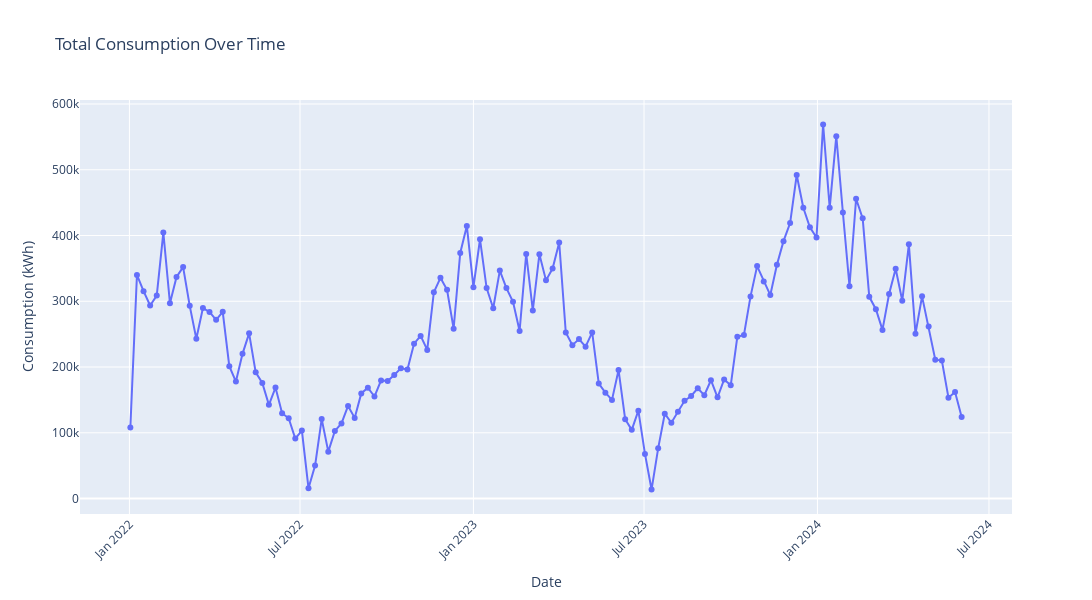
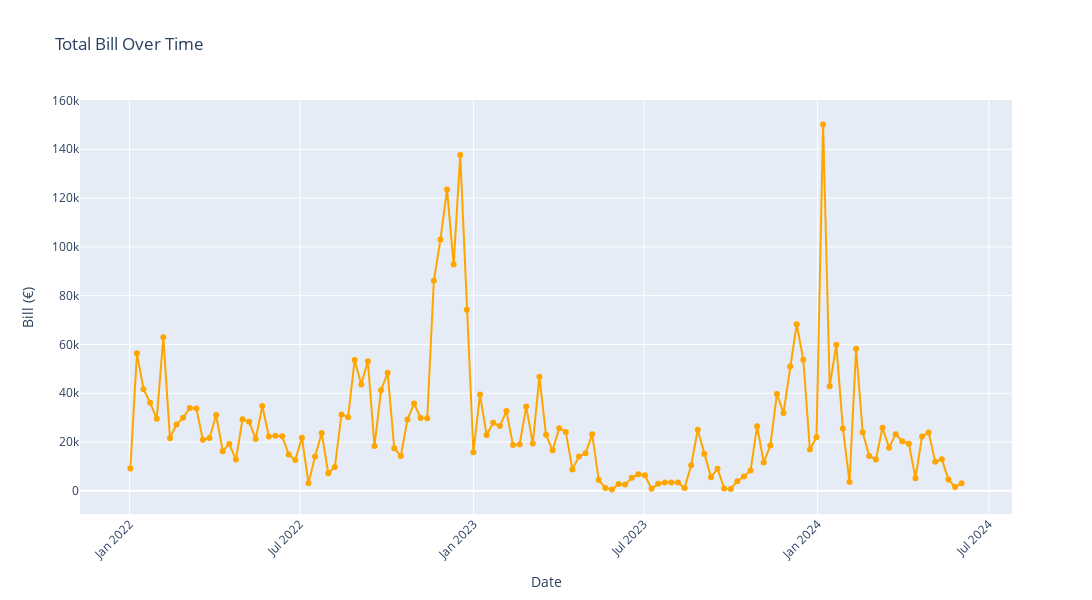
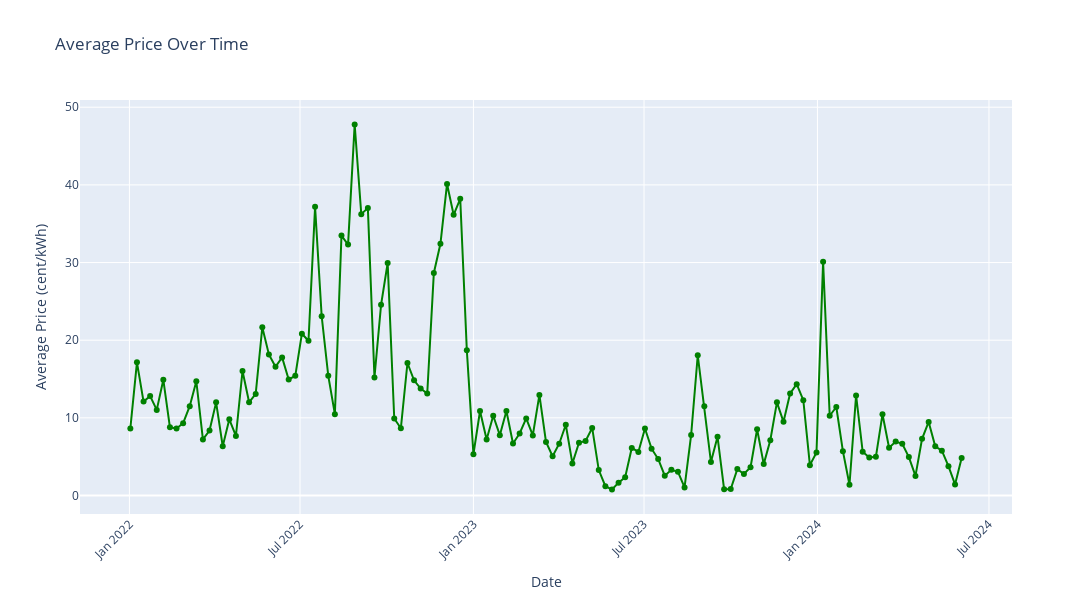
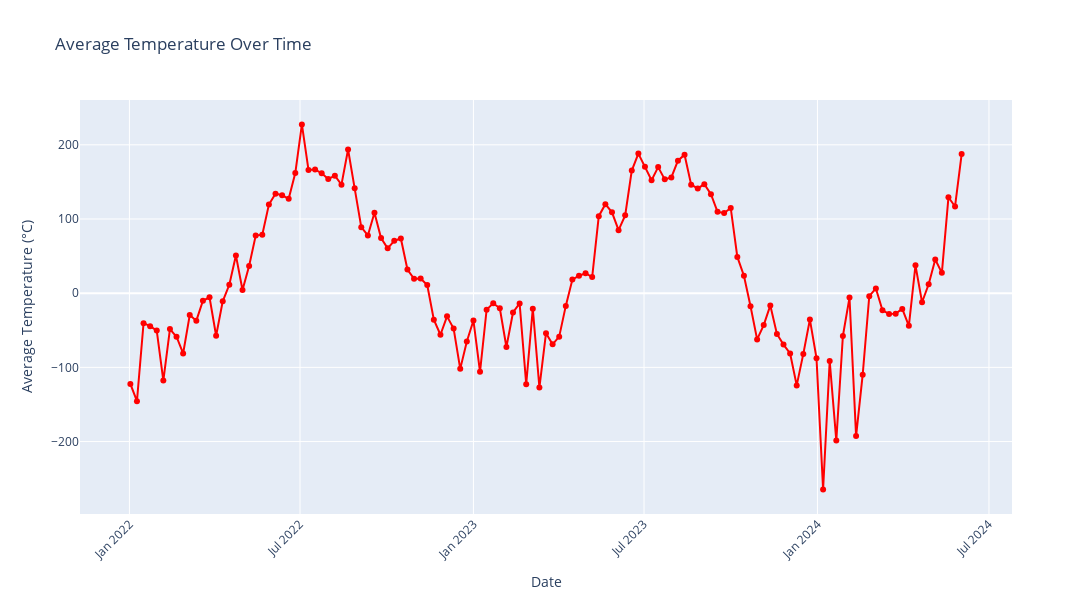

The code cell stored with these charts, in order, in its notebook:
### Code cell
import pandas as pd
from datetime import datetime
import warnings
import matplotlib.pyplot as plt
import plotly.graph_objects as go
warnings.filterwarnings("ignore")

df1 = pd.read_csv('Electricity_20-09-2024.csv', delimiter = ';')
df2 = pd.read_csv('sahkon-hinta-010121-240924.csv')

# Step 1: Trim whitespace
df1['Time'] = df1['Time'].str.strip()
# Step 2: Convert to datetime format
df1['Time'] = pd.to_datetime(df1['Time'], format='%d.%m.%Y %H:%M', errors='coerce')
df1['Date'] = df1['Time'].dt.date
df1['Date'] = pd.to_datetime(df1['Date'], format='%Y-%m-%d', errors='coerce')
# Define the columns to convert
columns_to_convert = ['Energy (kWh)', 'Energy night(kWh)', 'Energy day (kWh)', 'Temperature']
# Loop through each column
for column in columns_to_convert:
    # Remove commas
    df1[column] = df1[column].str.replace(',', '', regex=False)
    
    # Convert to float, replacing NaNs with 0 if needed
    df1[column] = df1[column].astype(float)

# Fill null values in the Temperature column with 0
df1['Temperature'] = df1['Temperature'].fillna(0)

# Step 1: Trim whitespace
df2['Time'] = df2['Time'].str.strip()
# Step 2: Convert to datetime format
df2['Time'] = pd.to_datetime(df2['Time'], format='%d-%m-%Y %H:%M:%S', errors='coerce')
df2['Date'] = df2['Time'].dt.date
df2['Date'] = pd.to_datetime(df2['Date'], format='%Y-%m-%d', errors='coerce')

# Step 1: Join the DataFrames on 'Time'
merged_df = pd.merge(df1, df2, on='Time', how='inner')
# Step 2: Drop one of the Date columns
merged_df = merged_df.drop(columns=['Date_y'])  # Drop 'Date_y', keeping 'Date_x' or rename it
# Rename the remaining date column for clarity
merged_df.rename(columns={'Date_x': 'Date'}, inplace=True)
# Step 3: Calculate hourly bill paid
merged_df['Hourly Bill'] = merged_df['Energy (kWh)'] * (merged_df['Price (cent/kWh)'] / 100)

# Convert 'Date' column to datetime type
merged_df['Date'] = pd.to_datetime(merged_df['Date'])

# Function to input date from the user (with validation)
def input_date(prompt):
    while True:
        try:
            print(prompt)  # Show the prompt
            print()  # Add a blank line after the prompt
            date_input = input()  # Input on the next line
            # Attempt to parse the input into a datetime object
            parsed_date = datetime.strptime(date_input, "%Y-%m-%d").date()
            return parsed_date
        except ValueError:
            print("Invalid date format. Please use YYYY-MM-DD.")

# Get start and end dates from the user using input_date function
start_date = input_date("Start time (YYYY-MM-DD):")
print("\n\n")  # Add two blank lines after start date input
end_date = input_date("End time (YYYY-MM-DD):")
# Convert dates to strings for comparison
start_date_str = start_date.strftime("%Y-%m-%d")
end_date_str = end_date.strftime("%Y-%m-%d")


# Filter the DataFrame based on the selected dates
filtered_df = merged_df[(merged_df['Date'] >= start_date_str) & (merged_df['Date'] <= end_date_str)]
# Calculate total consumption, total bill, average hourly price, and average paid price
total_consumption = filtered_df['Energy (kWh)'].sum()
total_bill = filtered_df['Hourly Bill'].sum()
average_hourly_price = filtered_df['Price (cent/kWh)'].mean()
average_paid_price = filtered_df['Hourly Bill'].sum() / filtered_df['Energy (kWh)'].sum() * 100  # Average paid price in cents
# Display the results
print(f"\nShowing range: {start_date_str} - {end_date_str}\n")
print(f"Total consumption over the period: {total_consumption:.1f} kWh\n")
print(f"Total bill over the period: {total_bill:.1f} €\n")
print(f"Average hourly price: {average_hourly_price:.2f} cents\n")
print(f"Average paid price: {average_paid_price:.2f} cents\n")


# Assuming `filtered_df` is your DataFrame with the filtered data.

# Ensure 'Date' is in datetime format
filtered_df['Date'] = pd.to_datetime(filtered_df['Date'])

# Step 1: Input for grouping interval
grouping_interval = input("Select grouping interval (daily, weekly, monthly): ").strip().lower()

# Step 2: Calculate metrics based on the selected interval
if grouping_interval == 'daily':
    # Group by date
    summary = filtered_df.groupby('Date').agg(
        Daily_Consumption=('Energy (kWh)', 'sum'),
        Daily_Bill=('Hourly Bill', 'sum'),
        Average_Price=('Price (cent/kWh)', 'mean'),
        Average_Temperature=('Temperature', 'mean')
    ).reset_index()

elif grouping_interval == 'weekly':
    # Group by week
    summary = filtered_df.resample('W', on='Date').agg(
        Weekly_Consumption=('Energy (kWh)', 'sum'),
        Weekly_Bill=('Hourly Bill', 'sum'),
        Average_Price=('Price (cent/kWh)', 'mean'),
        Average_Temperature=('Temperature', 'mean')
    ).reset_index()

elif grouping_interval == 'monthly':
    # Group by month
    summary = filtered_df.resample('M', on='Date').agg(
        Monthly_Consumption=('Energy (kWh)', 'sum'),
        Monthly_Bill=('Hourly Bill', 'sum'),
        Average_Price=('Price (cent/kWh)', 'mean'),
        Average_Temperature=('Temperature', 'mean')
    ).reset_index()

else:
    print("Invalid grouping interval selected.")
    summary = pd.DataFrame()  # Empty DataFrame if invalid input

# Step 3: Calculate total metrics
if not summary.empty:
    total_consumption = summary['Daily_Consumption'].sum() if grouping_interval == 'daily' else \
                        summary['Weekly_Consumption'].sum() if grouping_interval == 'weekly' else \
                        summary['Monthly_Consumption'].sum()

    total_bill = summary['Daily_Bill'].sum() if grouping_interval == 'daily' else \
                 summary['Weekly_Bill'].sum() if grouping_interval == 'weekly' else \
                 summary['Monthly_Bill'].sum()

    average_price = summary['Average_Price'].mean() if grouping_interval == 'daily' else \
                    summary['Average_Price'].mean() if grouping_interval == 'weekly' else \
                    summary['Average_Price'].mean()

    average_temperature = summary['Average_Temperature'].mean() if grouping_interval == 'daily' else \
                         summary['Average_Temperature'].mean() if grouping_interval == 'weekly' else \
                         summary['Average_Temperature'].mean()

    # Step 4: Visualization of individual metrics using Plotly

    # Set figure size
    chart_width = 1200
    chart_height = 600

    # Consumption plot
    fig1 = go.Figure()
    fig1.add_trace(go.Scatter(x=summary['Date'], 
                               y=summary['Daily_Consumption'] if grouping_interval == 'daily' else 
                                 summary['Weekly_Consumption'] if grouping_interval == 'weekly' else 
                                 summary['Monthly_Consumption'],
                               mode='lines+markers',
                               name='Consumption (kWh)'))
    fig1.update_layout(title='Total Consumption Over Time',
                       xaxis_title='Date',
                       yaxis_title='Consumption (kWh)',
                       xaxis_tickangle=-45,
                       width=chart_width,
                       height=chart_height)
    fig1.show()

    # Bill plot
    fig2 = go.Figure()
    fig2.add_trace(go.Scatter(x=summary['Date'], 
                               y=summary['Daily_Bill'] if grouping_interval == 'daily' else 
                                 summary['Weekly_Bill'] if grouping_interval == 'weekly' else 
                                 summary['Monthly_Bill'],
                               mode='lines+markers',
                               name='Bill (€)', line=dict(color='orange')))
    fig2.update_layout(title='Total Bill Over Time',
                       xaxis_title='Date',
                       yaxis_title='Bill (€)',
                       xaxis_tickangle=-45,
                       width=chart_width,
                       height=chart_height)
    fig2.show()

    # Average Price plot
    fig3 = go.Figure()
    fig3.add_trace(go.Scatter(x=summary['Date'], 
                               y=summary['Average_Price'],
                               mode='lines+markers',
                               name='Average Price (cent/kWh)', line=dict(color='green')))
    fig3.update_layout(title='Average Price Over Time',
                       xaxis_title='Date',
                       yaxis_title='Average Price (cent/kWh)',
                       xaxis_tickangle=-45,
                       width=chart_width,
                       height=chart_height)
    fig3.show()

    # Average Temperature plot
    fig4 = go.Figure()
    fig4.add_trace(go.Scatter(x=summary['Date'], 
                               y=summary['Average_Temperature'],
                               mode='lines+markers',
                               name='Average Temperature (°C)', line=dict(color='red')))
    fig4.update_layout(title='Average Temperature Over Time',
                       xaxis_title='Date',
                       yaxis_title='Average Temperature (°C)',
                       xaxis_tickangle=-45,
                       width=chart_width,
                       height=chart_height)
    fig4.show()

else:
    print("No data available for the selected grouping interval.")

### Figure 1 — Plotly figure (JSON) as saved in the notebook; plotly's stock layout.template omitted (floating-point values rounded to 4 significant figures)
{"data": [{"mode": "lines+markers", "name": "Consumption (kWh)", "type": "scatter", "x": ["2022-01-02T00:00:00", "2022-01-09T00:00:00", "2022-01-16T00:00:00", "2022-01-23T00:00:00", "2022-01-30T00:00:00", "2022-02-06T00:00:00", "2022-02-13T00:00:00", "2022-02-20T00:00:00", "2022-02-27T00:00:00", "2022-03-06T00:00:00", "2022-03-13T00:00:00", "2022-03-20T00:00:00", "2022-03-27T00:00:00", "2022-04-03T00:00:00", "2022-04-10T00:00:00", "2022-04-17T00:00:00", "2022-04-24T00:00:00", "2022-05-01T00:00:00", "2022-05-08T00:00:00", "2022-05-15T00:00:00", "2022-05-22T00:00:00", "2022-05-29T00:00:00", "2022-06-05T00:00:00", "2022-06-12T00:00:00", "2022-06-19T00:00:00", "2022-06-26T00:00:00", "2022-07-03T00:00:00", "2022-07-10T00:00:00", "2022-07-17T00:00:00", "2022-07-24T00:00:00", "2022-07-31T00:00:00", "2022-08-07T00:00:00", "2022-08-14T00:00:00", "2022-08-21T00:00:00", "2022-08-28T00:00:00", "2022-09-04T00:00:00", "2022-09-11T00:00:00", "2022-09-18T00:00:00", "2022-09-25T00:00:00", "2022-10-02T00:00:00", "2022-10-09T00:00:00", "2022-10-16T00:00:00", "2022-10-23T00:00:00", "2022-10-30T00:00:00", "2022-11-06T00:00:00", "2022-11-13T00:00:00", "2022-11-20T00:00:00", "2022-11-27T00:00:00", "2022-12-04T00:00:00", "2022-12-11T00:00:00", "2022-12-18T00:00:00", "2022-12-25T00:00:00", "2023-01-01T00:00:00", "2023-01-08T00:00:00", "2023-01-15T00:00:00", "2023-01-22T00:00:00", "2023-01-29T00:00:00", "2023-02-05T00:00:00", "2023-02-12T00:00:00", "2023-02-19T00:00:00", "2023-02-26T00:00:00", "2023-03-05T00:00:00", "2023-03-12T00:00:00", "2023-03-19T00:00:00", "2023-03-26T00:00:00", "2023-04-02T00:00:00", "2023-04-09T00:00:00", "2023-04-16T00:00:00", "2023-04-23T00:00:00", "2023-04-30T00:00:00", "2023-05-07T00:00:00", "2023-05-14T00:00:00", "2023-05-21T00:00:00", "2023-05-28T00:00:00", "2023-06-04T00:00:00", "2023-06-11T00:00:00", "2023-06-18T00:00:00", "2023-06-25T00:00:00", "2023-07-02T00:00:00", "2023-07-09T00:00:00", "2023-07-16T00:00:00", "2023-07-23T00:00:00", "2023-07-30T00:00:00", "2023-08-06T00:00:00", "2023-08-13T00:00:00", "2023-08-20T00:00:00", "2023-08-27T00:00:00", "2023-09-03T00:00:00", "2023-09-10T00:00:00", "2023-09-17T00:00:00", "2023-09-24T00:00:00", "2023-10-01T00:00:00", "2023-10-08T00:00:00", "2023-10-15T00:00:00", "2023-10-22T00:00:00", "2023-10-29T00:00:00", "2023-11-05T00:00:00", "2023-11-12T00:00:00", "2023-11-19T00:00:00", "2023-11-26T00:00:00", "2023-12-03T00:00:00", "2023-12-10T00:00:00", "2023-12-17T00:00:00", "2023-12-24T00:00:00", "2023-12-31T00:00:00", "2024-01-07T00:00:00", "2024-01-14T00:00:00", "2024-01-21T00:00:00", "2024-01-28T00:00:00", "2024-02-04T00:00:00", "2024-02-11T00:00:00", "2024-02-18T00:00:00", "2024-02-25T00:00:00", "2024-03-03T00:00:00", "2024-03-10T00:00:00", "2024-03-17T00:00:00", "2024-03-24T00:00:00", "2024-03-31T00:00:00", "2024-04-07T00:00:00", "2024-04-14T00:00:00", "2024-04-21T00:00:00", "2024-04-28T00:00:00", "2024-05-05T00:00:00", "2024-05-12T00:00:00", "2024-05-19T00:00:00", "2024-05-26T00:00:00", "2024-06-02T00:00:00"], "y": [108030, 340048, 315304, 293646, 308716, 404482, 297085, 337069, 352009, 293060, 243031, 289754, 283843, 271733, 284072, 201310, 177899, 220098, 251247, 192007, 175782, 142525, 168764, 129802, 122044, 91221, 103464, 15798, 50239, 120889, 71326, 102888, 114240, 140917, 122670, 159950, 168541, 155190, 179719, 178719, 187926, 198062, 196420, 235495, 247293, 226076, 313795, 335633, 317546, 258390, 373479, 414547, 321367, 394319, 320097, 289421, 346674, 320084, 299258, 254813, 372063, 286032, 371694, 331801, 349716, 389405, 252568, 233301, 242544, 230934, 252683, 174855, 161046, 150066, 195447, 120655, 104461, 133649, 67915, 13702, 76357, 129057, 115316, 132095, 148631, 156074, 167735, 157294, 179951, 153948, 181039, 172209, 246015, 248730, 307432, 353515, 330247, 309475, 355593, 391466, 418927, 492021, 442163, 412593, 396951, 568915, 442147, 551137, 435013, 322833, 455988, 426120, 306761, 287873, 256451, 311071, 349440, 300768, 386559, 250651, 307522, 261795, 211161, 209856, 153468, 161970, 124150]}], "layout": {"height": 600, "title": {"text": "Total Consumption Over Time"}, "width": 1200, "xaxis": {"autorange": true, "range": ["2021-11-10 01:00:29.0792", "2024-07-24 22:59:30.9208"], "tickangle": -45, "title": {"text": "Date"}, "type": "date"}, "yaxis": {"autorange": true, "range": [-23530.0, 606100.0], "title": {"text": "Consumption (kWh)"}, "type": "linear"}}}

### Figure 2 — Plotly figure (JSON) as saved in the notebook; plotly's stock layout.template omitted (floating-point values rounded to 4 significant figures)
{"data": [{"line": {"color": "orange"}, "mode": "lines+markers", "name": "Bill (€)", "type": "scatter", "x": ["2022-01-02T00:00:00", "2022-01-09T00:00:00", "2022-01-16T00:00:00", "2022-01-23T00:00:00", "2022-01-30T00:00:00", "2022-02-06T00:00:00", "2022-02-13T00:00:00", "2022-02-20T00:00:00", "2022-02-27T00:00:00", "2022-03-06T00:00:00", "2022-03-13T00:00:00", "2022-03-20T00:00:00", "2022-03-27T00:00:00", "2022-04-03T00:00:00", "2022-04-10T00:00:00", "2022-04-17T00:00:00", "2022-04-24T00:00:00", "2022-05-01T00:00:00", "2022-05-08T00:00:00", "2022-05-15T00:00:00", "2022-05-22T00:00:00", "2022-05-29T00:00:00", "2022-06-05T00:00:00", "2022-06-12T00:00:00", "2022-06-19T00:00:00", "2022-06-26T00:00:00", "2022-07-03T00:00:00", "2022-07-10T00:00:00", "2022-07-17T00:00:00", "2022-07-24T00:00:00", "2022-07-31T00:00:00", "2022-08-07T00:00:00", "2022-08-14T00:00:00", "2022-08-21T00:00:00", "2022-08-28T00:00:00", "2022-09-04T00:00:00", "2022-09-11T00:00:00", "2022-09-18T00:00:00", "2022-09-25T00:00:00", "2022-10-02T00:00:00", "2022-10-09T00:00:00", "2022-10-16T00:00:00", "2022-10-23T00:00:00", "2022-10-30T00:00:00", "2022-11-06T00:00:00", "2022-11-13T00:00:00", "2022-11-20T00:00:00", "2022-11-27T00:00:00", "2022-12-04T00:00:00", "2022-12-11T00:00:00", "2022-12-18T00:00:00", "2022-12-25T00:00:00", "2023-01-01T00:00:00", "2023-01-08T00:00:00", "2023-01-15T00:00:00", "2023-01-22T00:00:00", "2023-01-29T00:00:00", "2023-02-05T00:00:00", "2023-02-12T00:00:00", "2023-02-19T00:00:00", "2023-02-26T00:00:00", "2023-03-05T00:00:00", "2023-03-12T00:00:00", "2023-03-19T00:00:00", "2023-03-26T00:00:00", "2023-04-02T00:00:00", "2023-04-09T00:00:00", "2023-04-16T00:00:00", "2023-04-23T00:00:00", "2023-04-30T00:00:00", "2023-05-07T00:00:00", "2023-05-14T00:00:00", "2023-05-21T00:00:00", "2023-05-28T00:00:00", "2023-06-04T00:00:00", "2023-06-11T00:00:00", "2023-06-18T00:00:00", "2023-06-25T00:00:00", "2023-07-02T00:00:00", "2023-07-09T00:00:00", "2023-07-16T00:00:00", "2023-07-23T00:00:00", "2023-07-30T00:00:00", "2023-08-06T00:00:00", "2023-08-13T00:00:00", "2023-08-20T00:00:00", "2023-08-27T00:00:00", "2023-09-03T00:00:00", "2023-09-10T00:00:00", "2023-09-17T00:00:00", "2023-09-24T00:00:00", "2023-10-01T00:00:00", "2023-10-08T00:00:00", "2023-10-15T00:00:00", "2023-10-22T00:00:00", "2023-10-29T00:00:00", "2023-11-05T00:00:00", "2023-11-12T00:00:00", "2023-11-19T00:00:00", "2023-11-26T00:00:00", "2023-12-03T00:00:00", "2023-12-10T00:00:00", "2023-12-17T00:00:00", "2023-12-24T00:00:00", "2023-12-31T00:00:00", "2024-01-07T00:00:00", "2024-01-14T00:00:00", "2024-01-21T00:00:00", "2024-01-28T00:00:00", "2024-02-04T00:00:00", "2024-02-11T00:00:00", "2024-02-18T00:00:00", "2024-02-25T00:00:00", "2024-03-03T00:00:00", "2024-03-10T00:00:00", "2024-03-17T00:00:00", "2024-03-24T00:00:00", "2024-03-31T00:00:00", "2024-04-07T00:00:00", "2024-04-14T00:00:00", "2024-04-21T00:00:00", "2024-04-28T00:00:00", "2024-05-05T00:00:00", "2024-05-12T00:00:00", "2024-05-19T00:00:00", "2024-05-26T00:00:00", "2024-06-02T00:00:00"], "y": [9198.0, 56350.0, 41660.0, 36140.0, 29540.0, 62950.0, 21600.0, 27180.0, 29920.0, 33990.0, 33800.0, 20900.0, 21700.0, 31080.0, 16290.0, 19250.0, 12820.0, 29350.0, 28330.0, 21290.0, 34740.0, 22330.0, 22560.0, 22420.0, 14940.0, 12610.0, 21780.0, 3132.0, 14110.0, 23730.0, 7208.0, 9826.0, 31340.0, 30200.0, 53650.0, 43630.0, 53120.0, 18350.0, 41230.0, 48370.0, 17460.0, 14280.0, 29250.0, 35800.0, 29860.0, 29770.0, 86120.0, 103000.0, 123500.0, 92740.0, 137700.0, 74280.0, 15840.0, 39450.0, 22870.0, 27920.0, 26540.0, 32690.0, 18760.0, 19010.0, 34540.0, 19370.0, 46780.0, 22950.0, 16620.0, 25680.0, 24160.0, 8806.0, 14110.0, 15440.0, 23170.0, 4414.0, 1172.0, 542.5, 2778.0, 2603.0, 5339.0, 6775.0, 6360.0, 822.8, 2954.0, 3458.0, 3432.0, 3458.0, 1174.0, 10490.0, 25030.0, 15120.0, 5634.0, 9029.0, 1009.0, 805.9, 3959.0, 5932.0, 8309.0, 26540.0, 11610.0, 18590.0, 39720.0, 31920.0, 50970.0, 68330.0, 53730.0, 16920.0, 21950.0, 150200.0, 42870.0, 59920.0, 25610.0, 3669.0, 58200.0, 24030.0, 14300.0, 12910.0, 25840.0, 17720.0, 23160.0, 20360.0, 19310.0, 5222.0, 22310.0, 23910.0, 11950.0, 12930.0, 4644.0, 1633.0, 3120.0]}], "layout": {"height": 600, "title": {"text": "Total Bill Over Time"}, "width": 1200, "xaxis": {"autorange": true, "range": ["2021-11-10 01:00:29.0792", "2024-07-24 22:59:30.9208"], "tickangle": -45, "title": {"text": "Date"}, "type": "date"}, "yaxis": {"autorange": true, "range": [-9491.0, 160200.0], "title": {"text": "Bill (€)"}, "type": "linear"}}}

### Figure 3 — Plotly figure (JSON) as saved in the notebook; plotly's stock layout.template omitted (floating-point values rounded to 4 significant figures)
{"data": [{"line": {"color": "green"}, "mode": "lines+markers", "name": "Average Price (cent/kWh)", "type": "scatter", "x": ["2022-01-02T00:00:00", "2022-01-09T00:00:00", "2022-01-16T00:00:00", "2022-01-23T00:00:00", "2022-01-30T00:00:00", "2022-02-06T00:00:00", "2022-02-13T00:00:00", "2022-02-20T00:00:00", "2022-02-27T00:00:00", "2022-03-06T00:00:00", "2022-03-13T00:00:00", "2022-03-20T00:00:00", "2022-03-27T00:00:00", "2022-04-03T00:00:00", "2022-04-10T00:00:00", "2022-04-17T00:00:00", "2022-04-24T00:00:00", "2022-05-01T00:00:00", "2022-05-08T00:00:00", "2022-05-15T00:00:00", "2022-05-22T00:00:00", "2022-05-29T00:00:00", "2022-06-05T00:00:00", "2022-06-12T00:00:00", "2022-06-19T00:00:00", "2022-06-26T00:00:00", "2022-07-03T00:00:00", "2022-07-10T00:00:00", "2022-07-17T00:00:00", "2022-07-24T00:00:00", "2022-07-31T00:00:00", "2022-08-07T00:00:00", "2022-08-14T00:00:00", "2022-08-21T00:00:00", "2022-08-28T00:00:00", "2022-09-04T00:00:00", "2022-09-11T00:00:00", "2022-09-18T00:00:00", "2022-09-25T00:00:00", "2022-10-02T00:00:00", "2022-10-09T00:00:00", "2022-10-16T00:00:00", "2022-10-23T00:00:00", "2022-10-30T00:00:00", "2022-11-06T00:00:00", "2022-11-13T00:00:00", "2022-11-20T00:00:00", "2022-11-27T00:00:00", "2022-12-04T00:00:00", "2022-12-11T00:00:00", "2022-12-18T00:00:00", "2022-12-25T00:00:00", "2023-01-01T00:00:00", "2023-01-08T00:00:00", "2023-01-15T00:00:00", "2023-01-22T00:00:00", "2023-01-29T00:00:00", "2023-02-05T00:00:00", "2023-02-12T00:00:00", "2023-02-19T00:00:00", "2023-02-26T00:00:00", "2023-03-05T00:00:00", "2023-03-12T00:00:00", "2023-03-19T00:00:00", "2023-03-26T00:00:00", "2023-04-02T00:00:00", "2023-04-09T00:00:00", "2023-04-16T00:00:00", "2023-04-23T00:00:00", "2023-04-30T00:00:00", "2023-05-07T00:00:00", "2023-05-14T00:00:00", "2023-05-21T00:00:00", "2023-05-28T00:00:00", "2023-06-04T00:00:00", "2023-06-11T00:00:00", "2023-06-18T00:00:00", "2023-06-25T00:00:00", "2023-07-02T00:00:00", "2023-07-09T00:00:00", "2023-07-16T00:00:00", "2023-07-23T00:00:00", "2023-07-30T00:00:00", "2023-08-06T00:00:00", "2023-08-13T00:00:00", "2023-08-20T00:00:00", "2023-08-27T00:00:00", "2023-09-03T00:00:00", "2023-09-10T00:00:00", "2023-09-17T00:00:00", "2023-09-24T00:00:00", "2023-10-01T00:00:00", "2023-10-08T00:00:00", "2023-10-15T00:00:00", "2023-10-22T00:00:00", "2023-10-29T00:00:00", "2023-11-05T00:00:00", "2023-11-12T00:00:00", "2023-11-19T00:00:00", "2023-11-26T00:00:00", "2023-12-03T00:00:00", "2023-12-10T00:00:00", "2023-12-17T00:00:00", "2023-12-24T00:00:00", "2023-12-31T00:00:00", "2024-01-07T00:00:00", "2024-01-14T00:00:00", "2024-01-21T00:00:00", "2024-01-28T00:00:00", "2024-02-04T00:00:00", "2024-02-11T00:00:00", "2024-02-18T00:00:00", "2024-02-25T00:00:00", "2024-03-03T00:00:00", "2024-03-10T00:00:00", "2024-03-17T00:00:00", "2024-03-24T00:00:00", "2024-03-31T00:00:00", "2024-04-07T00:00:00", "2024-04-14T00:00:00", "2024-04-21T00:00:00", "2024-04-28T00:00:00", "2024-05-05T00:00:00", "2024-05-12T00:00:00", "2024-05-19T00:00:00", "2024-05-26T00:00:00", "2024-06-02T00:00:00"], "y": [8.642, 17.15, 12.1, 12.8, 11.02, 14.9, 8.775, 8.625, 9.308, 11.5, 14.71, 7.226, 8.36, 11.99, 6.341, 9.817, 7.665, 16.04, 12.01, 13.08, 21.66, 18.16, 16.58, 17.78, 14.94, 15.41, 20.84, 19.93, 37.18, 23.08, 15.41, 10.47, 33.47, 32.31, 47.78, 36.23, 37.01, 15.2, 24.55, 29.94, 9.916, 8.655, 17.06, 14.83, 13.77, 13.14, 28.66, 32.41, 40.12, 36.15, 38.21, 18.71, 5.315, 10.88, 7.207, 10.27, 7.773, 10.88, 6.695, 7.981, 9.924, 7.737, 12.95, 6.904, 5.059, 6.669, 9.112, 4.131, 6.795, 7.033, 8.7, 3.277, 1.197, 0.7659, 1.657, 2.351, 6.128, 5.611, 8.623, 6.028, 4.712, 2.55, 3.304, 3.054, 1.038, 7.801, 18.06, 11.49, 4.314, 7.553, 0.7915, 0.8416, 3.402, 2.769, 3.637, 8.536, 4.041, 7.125, 12.0, 9.486, 13.14, 14.34, 12.27, 3.906, 5.536, 30.1, 10.27, 11.39, 5.709, 1.379, 12.89, 5.627, 4.906, 4.974, 10.46, 6.142, 6.941, 6.652, 4.946, 2.522, 7.294, 9.478, 6.334, 5.778, 3.775, 1.429, 4.831]}], "layout": {"height": 600, "title": {"text": "Average Price Over Time"}, "width": 1200, "xaxis": {"autorange": true, "range": ["2021-11-10 01:00:29.0792", "2024-07-24 22:59:30.9208"], "tickangle": -45, "title": {"text": "Date"}, "type": "date"}, "yaxis": {"autorange": true, "range": [-2.387, 50.94], "title": {"text": "Average Price (cent/kWh)"}, "type": "linear"}}}

### Figure 4 — Plotly figure (JSON) as saved in the notebook; plotly's stock layout.template omitted (floating-point values rounded to 4 significant figures)
{"data": [{"line": {"color": "red"}, "mode": "lines+markers", "name": "Average Temperature (°C)", "type": "scatter", "x": ["2022-01-02T00:00:00", "2022-01-09T00:00:00", "2022-01-16T00:00:00", "2022-01-23T00:00:00", "2022-01-30T00:00:00", "2022-02-06T00:00:00", "2022-02-13T00:00:00", "2022-02-20T00:00:00", "2022-02-27T00:00:00", "2022-03-06T00:00:00", "2022-03-13T00:00:00", "2022-03-20T00:00:00", "2022-03-27T00:00:00", "2022-04-03T00:00:00", "2022-04-10T00:00:00", "2022-04-17T00:00:00", "2022-04-24T00:00:00", "2022-05-01T00:00:00", "2022-05-08T00:00:00", "2022-05-15T00:00:00", "2022-05-22T00:00:00", "2022-05-29T00:00:00", "2022-06-05T00:00:00", "2022-06-12T00:00:00", "2022-06-19T00:00:00", "2022-06-26T00:00:00", "2022-07-03T00:00:00", "2022-07-10T00:00:00", "2022-07-17T00:00:00", "2022-07-24T00:00:00", "2022-07-31T00:00:00", "2022-08-07T00:00:00", "2022-08-14T00:00:00", "2022-08-21T00:00:00", "2022-08-28T00:00:00", "2022-09-04T00:00:00", "2022-09-11T00:00:00", "2022-09-18T00:00:00", "2022-09-25T00:00:00", "2022-10-02T00:00:00", "2022-10-09T00:00:00", "2022-10-16T00:00:00", "2022-10-23T00:00:00", "2022-10-30T00:00:00", "2022-11-06T00:00:00", "2022-11-13T00:00:00", "2022-11-20T00:00:00", "2022-11-27T00:00:00", "2022-12-04T00:00:00", "2022-12-11T00:00:00", "2022-12-18T00:00:00", "2022-12-25T00:00:00", "2023-01-01T00:00:00", "2023-01-08T00:00:00", "2023-01-15T00:00:00", "2023-01-22T00:00:00", "2023-01-29T00:00:00", "2023-02-05T00:00:00", "2023-02-12T00:00:00", "2023-02-19T00:00:00", "2023-02-26T00:00:00", "2023-03-05T00:00:00", "2023-03-12T00:00:00", "2023-03-19T00:00:00", "2023-03-26T00:00:00", "2023-04-02T00:00:00", "2023-04-09T00:00:00", "2023-04-16T00:00:00", "2023-04-23T00:00:00", "2023-04-30T00:00:00", "2023-05-07T00:00:00", "2023-05-14T00:00:00", "2023-05-21T00:00:00", "2023-05-28T00:00:00", "2023-06-04T00:00:00", "2023-06-11T00:00:00", "2023-06-18T00:00:00", "2023-06-25T00:00:00", "2023-07-02T00:00:00", "2023-07-09T00:00:00", "2023-07-16T00:00:00", "2023-07-23T00:00:00", "2023-07-30T00:00:00", "2023-08-06T00:00:00", "2023-08-13T00:00:00", "2023-08-20T00:00:00", "2023-08-27T00:00:00", "2023-09-03T00:00:00", "2023-09-10T00:00:00", "2023-09-17T00:00:00", "2023-09-24T00:00:00", "2023-10-01T00:00:00", "2023-10-08T00:00:00", "2023-10-15T00:00:00", "2023-10-22T00:00:00", "2023-10-29T00:00:00", "2023-11-05T00:00:00", "2023-11-12T00:00:00", "2023-11-19T00:00:00", "2023-11-26T00:00:00", "2023-12-03T00:00:00", "2023-12-10T00:00:00", "2023-12-17T00:00:00", "2023-12-24T00:00:00", "2023-12-31T00:00:00", "2024-01-07T00:00:00", "2024-01-14T00:00:00", "2024-01-21T00:00:00", "2024-01-28T00:00:00", "2024-02-04T00:00:00", "2024-02-11T00:00:00", "2024-02-18T00:00:00", "2024-02-25T00:00:00", "2024-03-03T00:00:00", "2024-03-10T00:00:00", "2024-03-17T00:00:00", "2024-03-24T00:00:00", "2024-03-31T00:00:00", "2024-04-07T00:00:00", "2024-04-14T00:00:00", "2024-04-21T00:00:00", "2024-04-28T00:00:00", "2024-05-05T00:00:00", "2024-05-12T00:00:00", "2024-05-19T00:00:00", "2024-05-26T00:00:00", "2024-06-02T00:00:00"], "y": [-122.3, -145.6, -40.38, -44.48, -50.37, -117.7, -48.42, -58.73, -81.29, -29.51, -37.04, -10.18, -5.629, -57.4, -10.98, 11.35, 50.9, 4.363, 36.76, 77.67, 78.85, 119.4, 134.2, 132.0, 127.2, 161.9, 227.5, 166.1, 166.7, 161.7, 153.9, 158.4, 146.3, 193.7, 141.4, 88.99, 77.83, 108.5, 74.42, 60.49, 70.52, 73.79, 31.89, 19.52, 19.63, 10.98, -35.67, -56.05, -31.26, -47.62, -102.0, -65.2, -36.75, -106.0, -22.16, -13.63, -20.37, -72.55, -26.03, -13.8, -122.6, -20.85, -127.2, -53.98, -68.94, -58.6, -17.12, 18.33, 23.59, 26.88, 21.66, 103.8, 120.0, 109.1, 84.89, 104.9, 165.3, 188.1, 170.3, 152.3, 169.9, 153.4, 156.1, 178.7, 186.6, 146.3, 141.2, 146.9, 133.5, 109.6, 108.0, 114.9, 48.86, 23.49, -17.62, -62.26, -42.96, -16.5, -54.88, -69.32, -81.29, -124.3, -81.84, -35.55, -87.63, -264.7, -91.4, -198.7, -57.65, -5.881, -192.7, -109.9, -3.964, 6.399, -23.12, -27.98, -27.55, -21.2, -43.96, 37.51, -12.26, 11.98, 45.48, 27.43, 129.3, 116.9, 187.6]}], "layout": {"height": 600, "title": {"text": "Average Temperature Over Time"}, "width": 1200, "xaxis": {"autorange": true, "range": ["2021-11-10 01:00:29.0792", "2024-07-24 22:59:30.9208"], "tickangle": -45, "title": {"text": "Date"}, "type": "date"}, "yaxis": {"autorange": true, "range": [-297.7, 260.5], "title": {"text": "Average Temperature (°C)"}, "type": "linear"}}}
